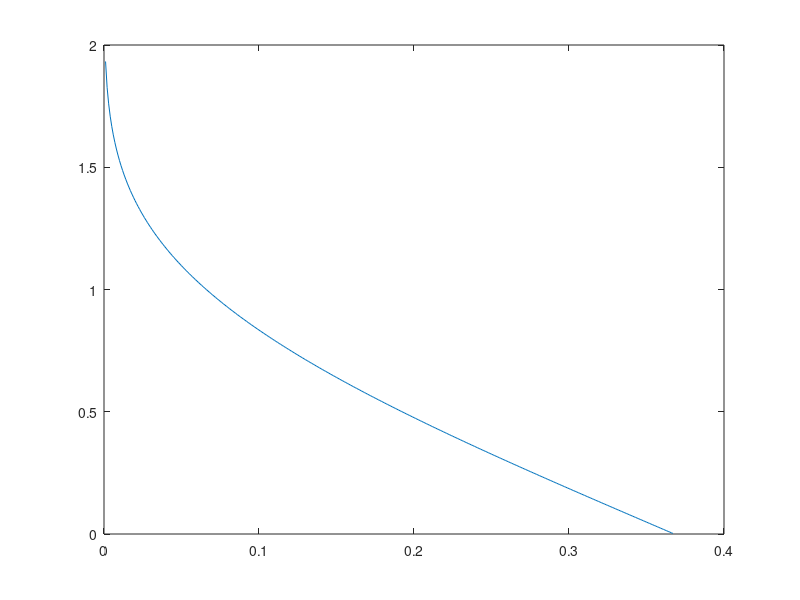
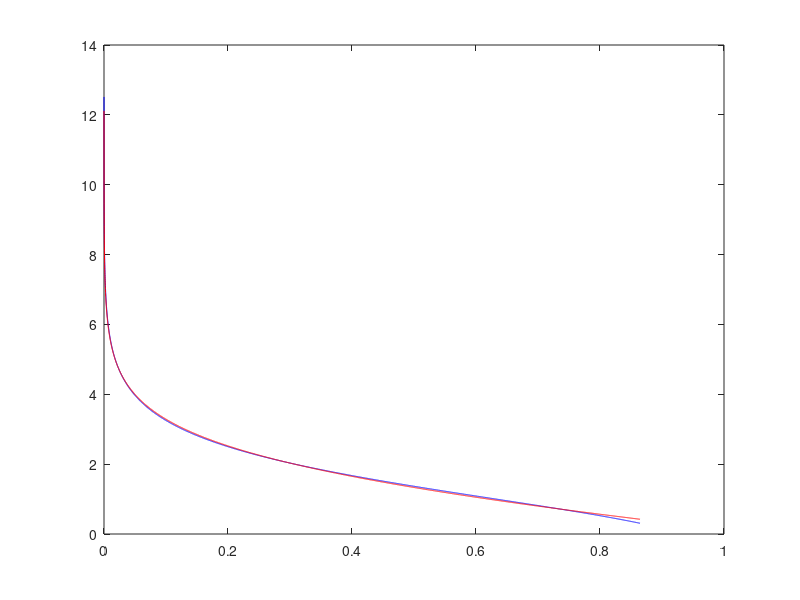

MATLAB code for these plots, in order:

clear all
clc

close all
%clc

x = 0.001:0.001:0.999; 
T = log(-log(x)); 
plot(x(T>=0),T(T>=0))



x = 0.00001:0.0001:0.8647-0.0001; %x used in fitting (FA probability)
%x = 0.000001:0.000001:0.1;
y = 1 - log(-log(1 - x)); %y used in fitting     (Threshold coefficient)
%z = 1.8333 - 3*log(1-x) + 1.5*log(1-x).^2 + 1/3* log(1-x).^3; 





w = 1 + ((1 + log(1 - x)) + (1 + log(1 - x)).^2/2 + (1 + log(1 - x)).^3/3 + (1 + log(1 - x)).^4/4 + (1 + log(1 - x)).^5/5 + (1 + log(1 - x)).^6/6 + (1 + log(1 - x)).^7/7 + (1 + log(1 - x)).^8/8 + (1 + log(1 - x)).^9/9 + (1 + log(1 - x)).^10/10 + (1 + log(1 - x)).^11/11 + ...
    (1 + log(1 - x)).^12/12 + (1 + log(1 - x)).^13/13 + (1 + log(1 - x)).^14/14 + (1 + log(1 - x)).^15/15 + (1 + log(1 - x)).^16/16 + (1 + log(1 - x)).^17/17 + (1 + log(1 - x)).^18/18 + (1 + log(1 - x)).^19/19 + (1 + log(1 - x)).^20/20 + (1 + log(1 - x)).^21/21 + ... 
    (1 + log(1 - x)).^22/22 + (1 + log(1 - x)).^23/23 + (1 + log(1 - x)).^24/24 + (1 + log(1 - x)).^25/25 + (1 + log(1 - x)).^26/26 + (1 + log(1 - x)).^27/27 + (1 + log(1 - x)).^28/28 + (1 + log(1 - x)).^29/29 + (1 + log(1 - x)).^30/30 + (1 + log(1 - x)).^31/31 + ...
    (1 + log(1 - x)).^32/32 + (1 + log(1 - x)).^33/33 + (1 + log(1 - x)).^34/34 + (1 + log(1 - x)).^35/35 + (1 + log(1 - x)).^36/36 + (1 + log(1 - x)).^37/37 + (1 + log(1 - x)).^38/38 + (1 + log(1 - x)).^39/39 + (1 + log(1 - x)).^40/40 + (1 + log(1 - x)).^41/41 + ...
    (1 + log(1 - x)).^42/42 + (1 + log(1 - x)).^43/43 + (1 + log(1 - x)).^44/44 + (1 + log(1 - x)).^45/45 + (1 + log(1 - x)).^46/46 + (1 + log(1 - x)).^47/47 + (1 + log(1 - x)).^48/48 + (1 + log(1 - x)).^49/49 + (1 + log(1 - x)).^50/50 + (1 + log(1 - x)).^51/51 + ...
    (1 + log(1 - x)).^52/52 + (1 + log(1 - x)).^53/53 + (1 + log(1 - x)).^54/54 + (1 + log(1 - x)).^55/55 + (1 + log(1 - x)).^56/56 + (1 + log(1 - x)).^57/57 + (1 + log(1 - x)).^58/58 + (1 + log(1 - x)).^59/59 + (1 + log(1 - x)).^60/60 + (1 + log(1 - x)).^61/61);

mean((w - y).^2)

figure
plot(x,y,'b')
hold on
%plot(x,z,'r')
%plot(x,w,'g')

r = -0.9469*log(x)  - 1.072*x + 1.212;  %VALID FOR 0<X<1-EXP(-2)
plot(x,r,'r')

mean((r - y).^2)

hold off



% v1 = (1 + log(1-x));% + (1 + log(1-x)).^2/2;
% v2 = -log(x);
% figure
% plot(x,v1)
% hold on
% plot(x,v2,'r')
% hold off